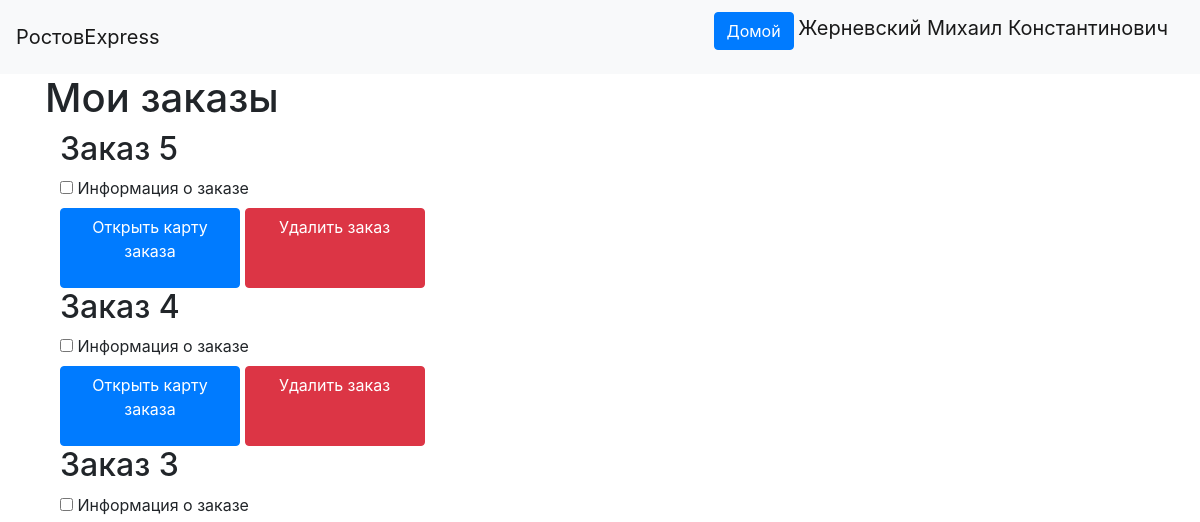
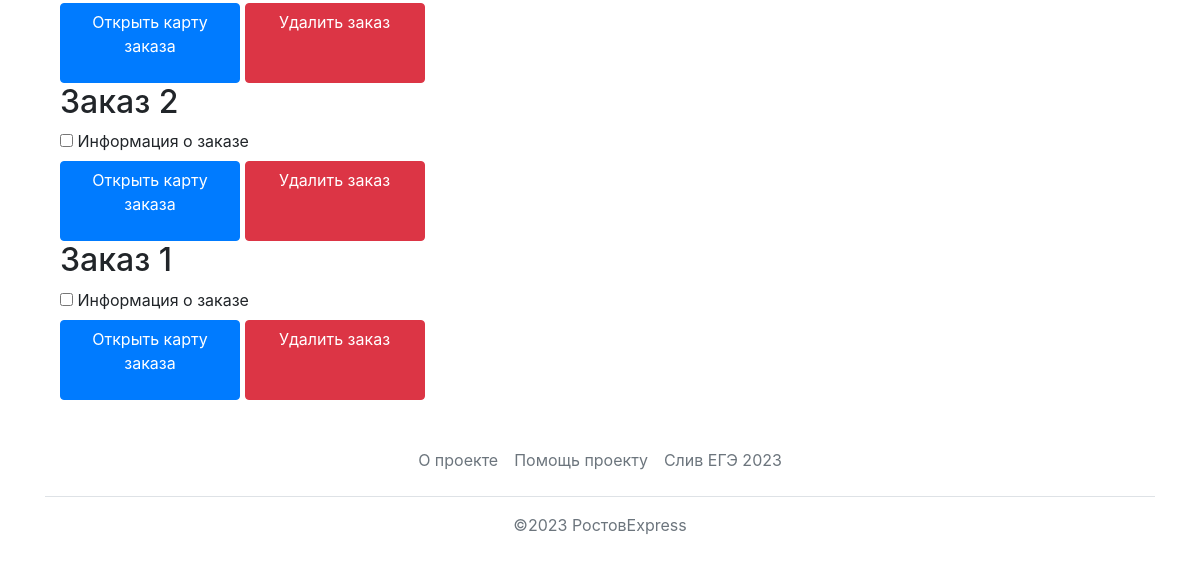
The page /orders/view (signed in) on the database as committed earlier (2 pictures, top to bottom).
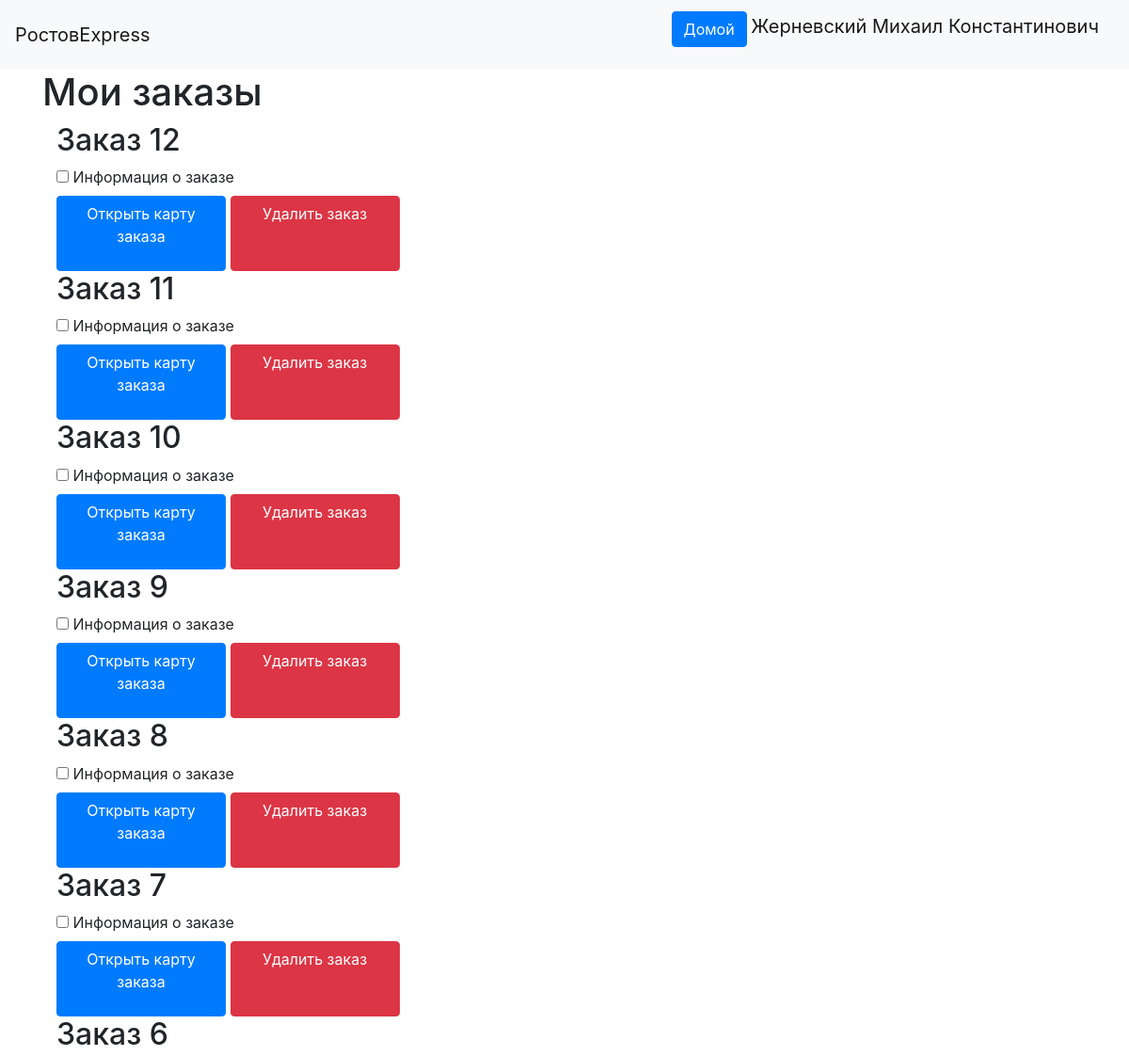
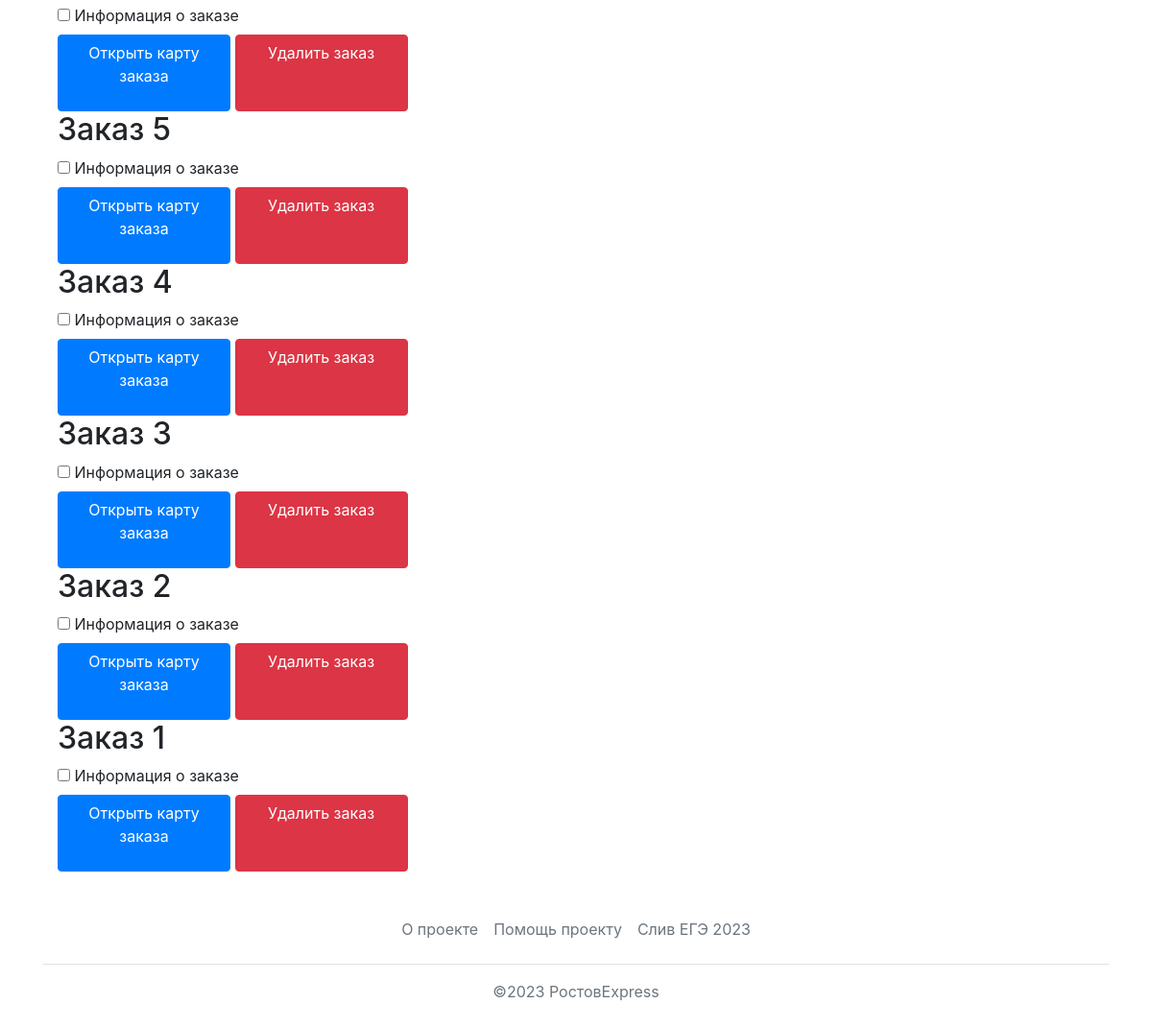
The same page on the database as committed later (2 pictures, top to bottom).
### data/users.py (models this page shows, shortened)
class User(SqlAlchemyBase, UserMixin):
    __tablename__ = 'users'
    id = sqlalchemy.Column(sqlalchemy.Integer,
                           primary_key=True, autoincrement=True)
    name = sqlalchemy.Column(sqlalchemy.String, nullable=True)
    about = sqlalchemy.Column(sqlalchemy.String, nullable=True)
    email = sqlalchemy.Column(sqlalchemy.String,
                              index=True, unique=True, nullable=True)
    phone_number = sqlalchemy.Column(sqlalchemy.String,
                              index=True, unique=True, nullable=True)
    hashed_password = sqlalchemy.Column(sqlalchemy.String, nullable=True)
    created_date = sqlalchemy.Column(sqlalchemy.DateTime,default=datetime.datetime.now)
    user_type = sqlalchemy.Column(sqlalchemy.Integer, nullable=True)
    c_id = sqlalchemy.Column(sqlalchemy.Integer, sqlalchemy.ForeignKey('couriers.id'), nullable=True)
    sqlalchemy.orm.relation('Courier')

### data/orders.py (models this page shows)
class Order(SqlAlchemyBase):
    __tablename__ = 'orders'
    id = sqlalchemy.Column(sqlalchemy.Integer, primary_key=True)
    weight = sqlalchemy.Column(sqlalchemy.Float, nullable=True)
    region = sqlalchemy.Column(sqlalchemy.Integer, nullable=True)
    orders_courier = sqlalchemy.Column(sqlalchemy.Integer, sqlalchemy.ForeignKey('couriers.id'))
    user_id = sqlalchemy.Column(sqlalchemy.Integer, sqlalchemy.ForeignKey("users.id"))
    address = sqlalchemy.Column(sqlalchemy.String, nullable=True)
    complete_time = sqlalchemy.Column(sqlalchemy.String, nullable=True, default='')
    sqlalchemy.orm.relation('User')
    sqlalchemy.orm.relation('Courier')

### main.py (the view)
@app.route('/orders/view', methods=['POST', 'GET'])
@login_required
def get_user_orders():
    user_id = current_user.id
    db_sess = db_session.create_session()
    orders = []
    if current_user.user_type < 3:
        orders = db_sess.query(Order).filter(Order.user_id == user_id).all()
    else:
        orders = db_sess.query(Order).all()
    items = collect_info_about_orders(orders, db_sess)
    items.reverse()
    return render_template('existing_orders.html', title="Мои заказы", items=items)

### data/db_session.py (called while the page is built)
def create_session() -> Session:
    global __factory
    return __factory()

### main.py (called while the page is built)
def collect_info_about_orders(orders: list[Order], db_sess: db_session.Session, ) -> list[tuple[Order, str, str, str]]:
    delivery_hours = [db_sess.query(DH).filter(DH.order_id == order.id).all()[0] for order in orders]
    courier_names = []
    client_names = []
    for order in orders:
        list_of_couriers = db_sess.query(User).filter(User.c_id == order.orders_courier).all()
        if list_of_couriers:
            courier_names.append(f"{list_of_couriers[0].name}, телефон: {list_of_couriers[0].phone_number}")
        else:
            courier_names.append("Пока что нет курьера")
        client = db_sess.query(User).filter(User.id == order.user_id).first()
        client_names.append(client.name + ", " + client.phone_number)
    items = list(zip(orders, delivery_hours, courier_names, client_names))
    return items

@login_manager.user_loader
def load_user(user_id):
    db_sess = db_session.create_session()
    return db_sess.query(User).get(user_id)

### templates/existing_orders.html (shortened to what this page needs)
{% extends "base.html" %}
{% block content %}
    <h1>Мои заказы</h1>
    {% for item in items %}
        <div class="container">
            <h2>Заказ {{ item[0].id }}</h2>
            <div>
                <input type="checkbox" id="view_info{{ item[0].id }}"
                       onclick="myFunction(view_info{{ item[0].id }}.id, order_info{{ item[0].id }}.id)">
                <label for="view_info_+{{ item[0].id }}">Информация о заказе</label>
            </div>
            <a class="btn btn-primary" style="width: 180px; height:80px" href="/orders/view/{{ item[0].id }}">Открыть
                карту заказа</a>
            <a class="btn btn-danger" style="width: 180px; height:80px" href="/orders/delete/{{ item[0].id }}">Удалить
                заказ</a>
        </div>
    {% endfor %}
{% endblock %}

### templates/base.html (shortened to what this page needs)
<!doctype html>
<html lang="en">
<head>
    <link rel="stylesheet"
          href="https://stackpath.bootstrapcdn.com/bootstrap/4.4.1/css/bootstrap.min.css"
>
</head>
<body>
<header>
    <nav class="navbar navbar-light bg-light">
        <a class="navbar-brand" href="#">РостовExpress</a>
        {% if current_user.is_authenticated %}
            <p>
                <a class="btn btn-primary " href="/">Домой</a>
                <a class="navbar-brand" href="/logout">{{ current_user.name }}</a>
            </p>
        {% else %}
            <p>
                <a class="btn btn-primary " href="/register">Зарегистрироваться</a>
                <a class="btn btn-success" href="/login">Войти</a>
            </p>
        {% endif %}
    </nav>
</header>
<main role="main" class="container">
    {% block content %}{% endblock %}
</main>
<div class="container">
    <footer class="py-3 my-4">
        <ul class="nav justify-content-center border-bottom pb-3 mb-3">
            <li class="nav-item"><a
                    href="https://docs.google.com/document/d/181rVJnixCkqp7kEEYyXy6jRmIWrEmT0YMYidJ4JE5xg/edit?usp=sharing"
                    class="nav-link px-2 text-muted">О проекте</a></li>
            <li class="nav-item"><a href="/donations" class="nav-link px-2 text-muted">Помощь проекту</a></li>
            <li class="nav-item"><a href="https://www.youtube.com/watch?v=dQw4w9WgXcQ" class="nav-link px-2 text-muted">Слив
                ЕГЭ 2023</a></li>
        </ul>
        <p class="text-center text-muted">©2023 РостовExpress</p>
    </footer>
</div>
</body>
</html>

Rows that differ between the two databases and show on the page:
added Order: id "12"
added Order: id "11"
added Order: id "10"
added Order: id "9"
added Order: id "8"
added Order: id "7"
added Order: id "6"
